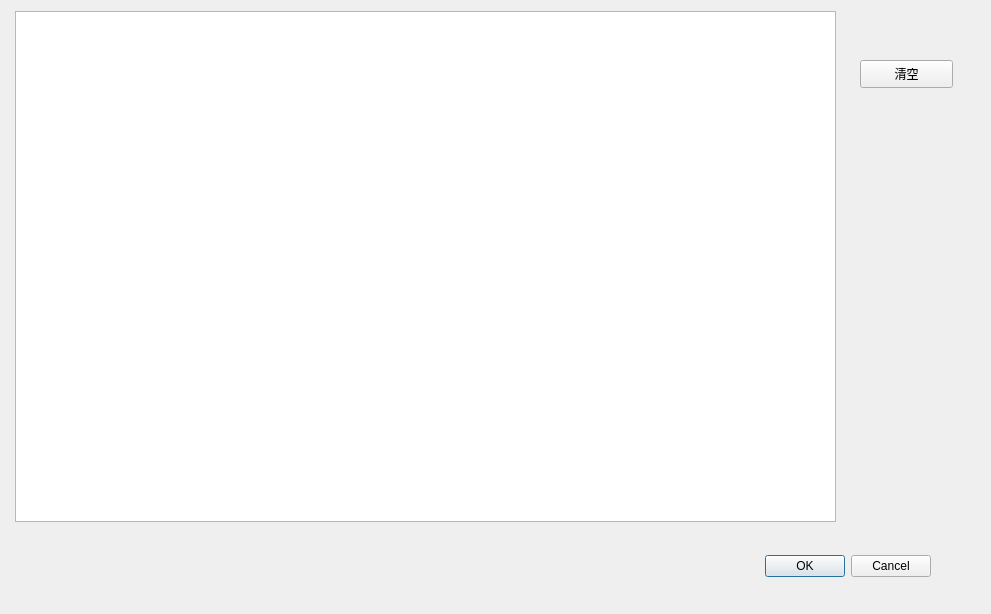
<?xml version="1.0" encoding="UTF-8"?>
<ui version="4.0">
 <class>Dialog1</class>
 <widget class="QDialog" name="Dialog1">
  <property name="geometry">
   <rect>
    <x>0</x>
    <y>0</y>
    <width>991</width>
    <height>614</height>
   </rect>
  </property>
  <property name="windowTitle">
   <string>Dialog</string>
  </property>
  <widget class="QDialogButtonBox" name="buttonBox">
   <property name="geometry">
    <rect>
     <x>590</x>
     <y>550</y>
     <width>341</width>
     <height>32</height>
    </rect>
   </property>
   <property name="orientation">
    <enum>Qt::Horizontal</enum>
   </property>
   <property name="standardButtons">
    <set>QDialogButtonBox::Cancel|QDialogButtonBox::Ok</set>
   </property>
  </widget>
  <widget class="QTableView" name="tableView">
   <property name="geometry">
    <rect>
     <x>15</x>
     <y>11</y>
     <width>821</width>
     <height>511</height>
    </rect>
   </property>
  </widget>
  <widget class="QPushButton" name="pushButton">
   <property name="geometry">
    <rect>
     <x>860</x>
     <y>60</y>
     <width>93</width>
     <height>28</height>
    </rect>
   </property>
   <property name="text">
    <string>清空</string>
   </property>
  </widget>
 </widget>
 <resources/>
 <connections>
  <connection>
   <sender>buttonBox</sender>
   <signal>accepted()</signal>
   <receiver>Dialog1</receiver>
   <slot>accept()</slot>
   <hints>
    <hint type="sourcelabel">
     <x>248</x>
     <y>254</y>
    </hint>
    <hint type="destinationlabel">
     <x>157</x>
     <y>274</y>
    </hint>
   </hints>
  </connection>
  <connection>
   <sender>buttonBox</sender>
   <signal>rejected()</signal>
   <receiver>Dialog1</receiver>
   <slot>reject()</slot>
   <hints>
    <hint type="sourcelabel">
     <x>316</x>
     <y>260</y>
    </hint>
    <hint type="destinationlabel">
     <x>286</x>
     <y>274</y>
    </hint>
   </hints>
  </connection>
 </connections>
</ui>
